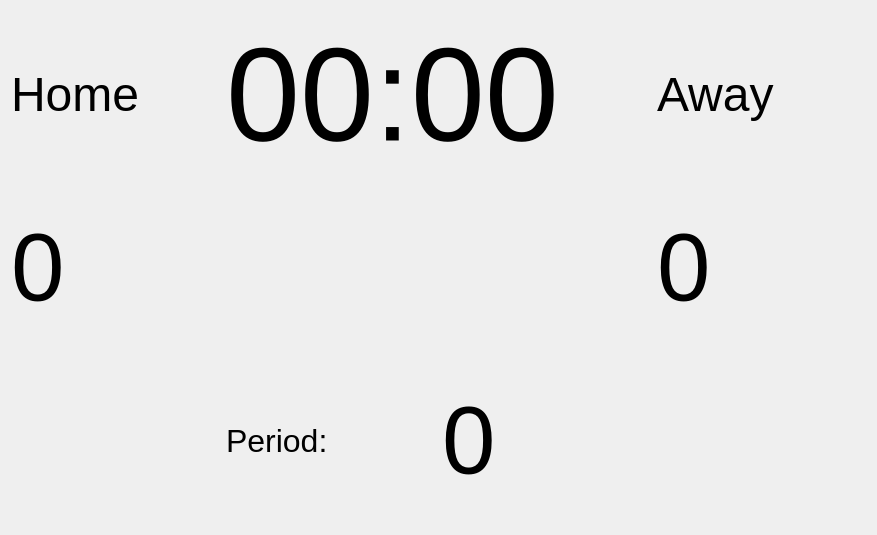
<?xml version="1.0" encoding="UTF-8"?>
<ui version="4.0">
 <class>Dialog</class>
 <widget class="QDialog" name="Dialog">
  <property name="geometry">
   <rect>
    <x>0</x>
    <y>0</y>
    <width>877</width>
    <height>535</height>
   </rect>
  </property>
  <property name="windowTitle">
   <string>Dialog</string>
  </property>
  <layout class="QGridLayout" name="gridLayout">
   <item row="0" column="0">
    <widget class="QLabel" name="Home_Name">
     <property name="font">
      <font>
       <pointsize>36</pointsize>
      </font>
     </property>
     <property name="text">
      <string>Home</string>
     </property>
    </widget>
   </item>
   <item row="0" column="1" colspan="2">
    <widget class="QLabel" name="Clock">
     <property name="font">
      <font>
       <pointsize>100</pointsize>
      </font>
     </property>
     <property name="text">
      <string>00:00</string>
     </property>
    </widget>
   </item>
   <item row="0" column="3">
    <widget class="QLabel" name="Away_Name">
     <property name="font">
      <font>
       <pointsize>36</pointsize>
      </font>
     </property>
     <property name="text">
      <string>Away</string>
     </property>
    </widget>
   </item>
   <item row="1" column="0">
    <widget class="QLabel" name="Home_Score">
     <property name="font">
      <font>
       <pointsize>72</pointsize>
      </font>
     </property>
     <property name="text">
      <string>0</string>
     </property>
    </widget>
   </item>
   <item row="1" column="3">
    <widget class="QLabel" name="Away_Score">
     <property name="font">
      <font>
       <pointsize>72</pointsize>
      </font>
     </property>
     <property name="text">
      <string>0</string>
     </property>
    </widget>
   </item>
   <item row="2" column="1">
    <widget class="QLabel" name="Period_Text">
     <property name="font">
      <font>
       <pointsize>24</pointsize>
      </font>
     </property>
     <property name="text">
      <string>Period:</string>
     </property>
    </widget>
   </item>
   <item row="2" column="2">
    <widget class="QLabel" name="Period">
     <property name="font">
      <font>
       <pointsize>72</pointsize>
      </font>
     </property>
     <property name="text">
      <string>0</string>
     </property>
    </widget>
   </item>
  </layout>
 </widget>
 <resources/>
 <connections/>
</ui>
